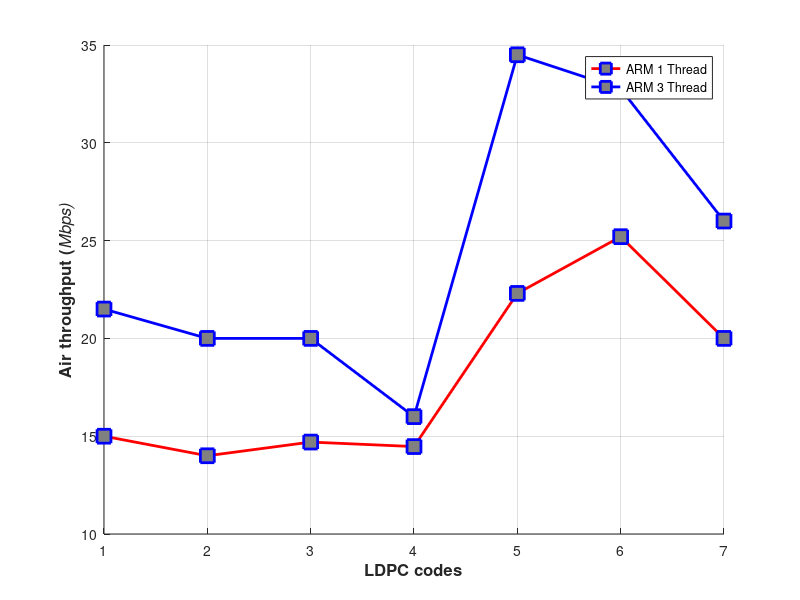

This chart was generated by the following MATLAB code:

%
% Air Throughput Results for Gpu Fixed on ARM Tegra
%

th_thread1 = [15 14 14.7 14.47 22.3 25.2 20];
th_thread3 = [21.5 20 20 16 34.5 32.76 26];
figure;
hold on;
grid on;
plot(th_thread1,'-rs','LineWidth',2,'MarkerSize',10,'MarkerEdgeColor','b','MarkerFaceColor',[0.5,0.5,0.5]);
plot(th_thread3,'-bs','LineWidth',2,'MarkerSize',10,'MarkerEdgeColor','b','MarkerFaceColor',[0.5,0.5,0.5]);
legend('ARM 1 Thread','ARM 3 Thread','Position',[150,350,1,1])
xlabel('LDPC codes','FontSize',12,'FontWeight','bold') % x-axis label
ylabel('Air throughput (\it{Mbps})','FontSize',12,'FontWeight','bold') % y-axis label